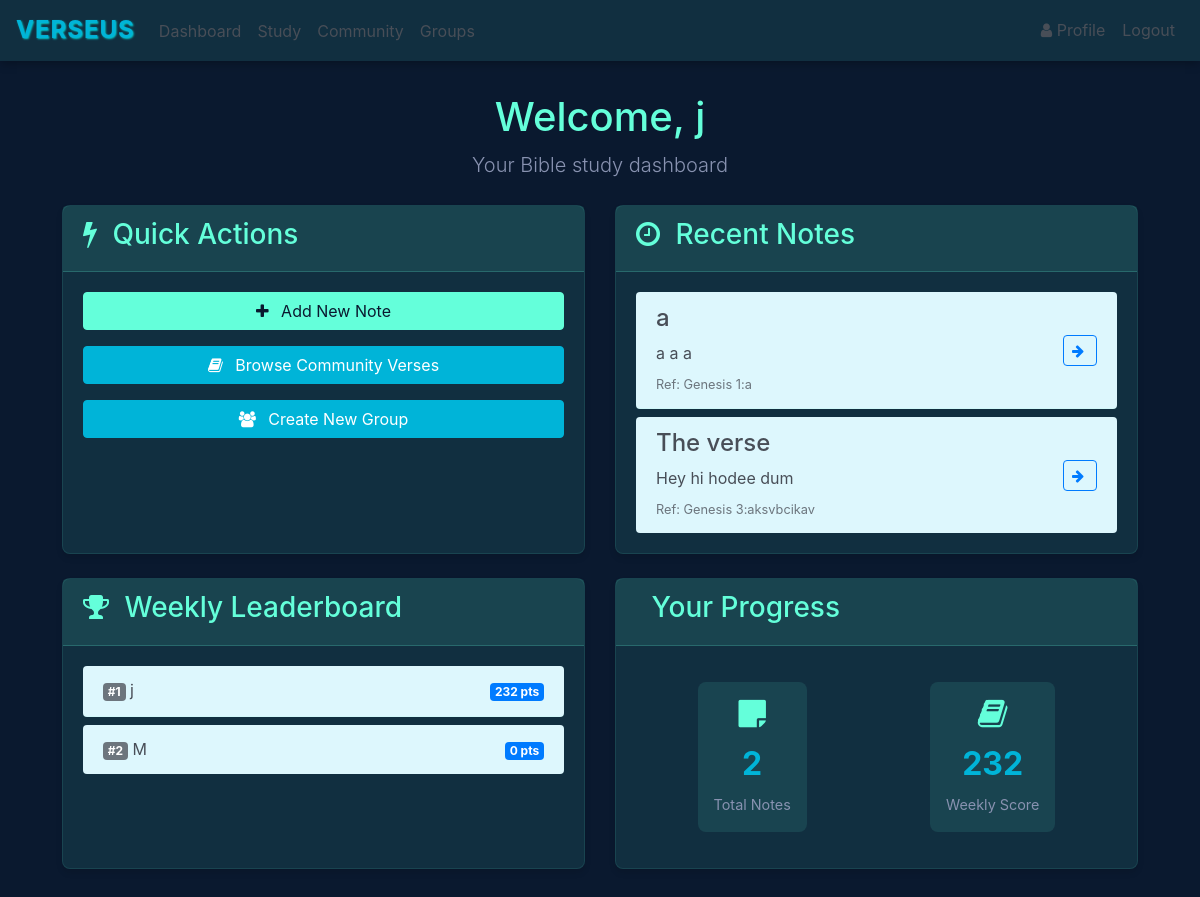
The page /home (signed in) on the database as committed earlier.
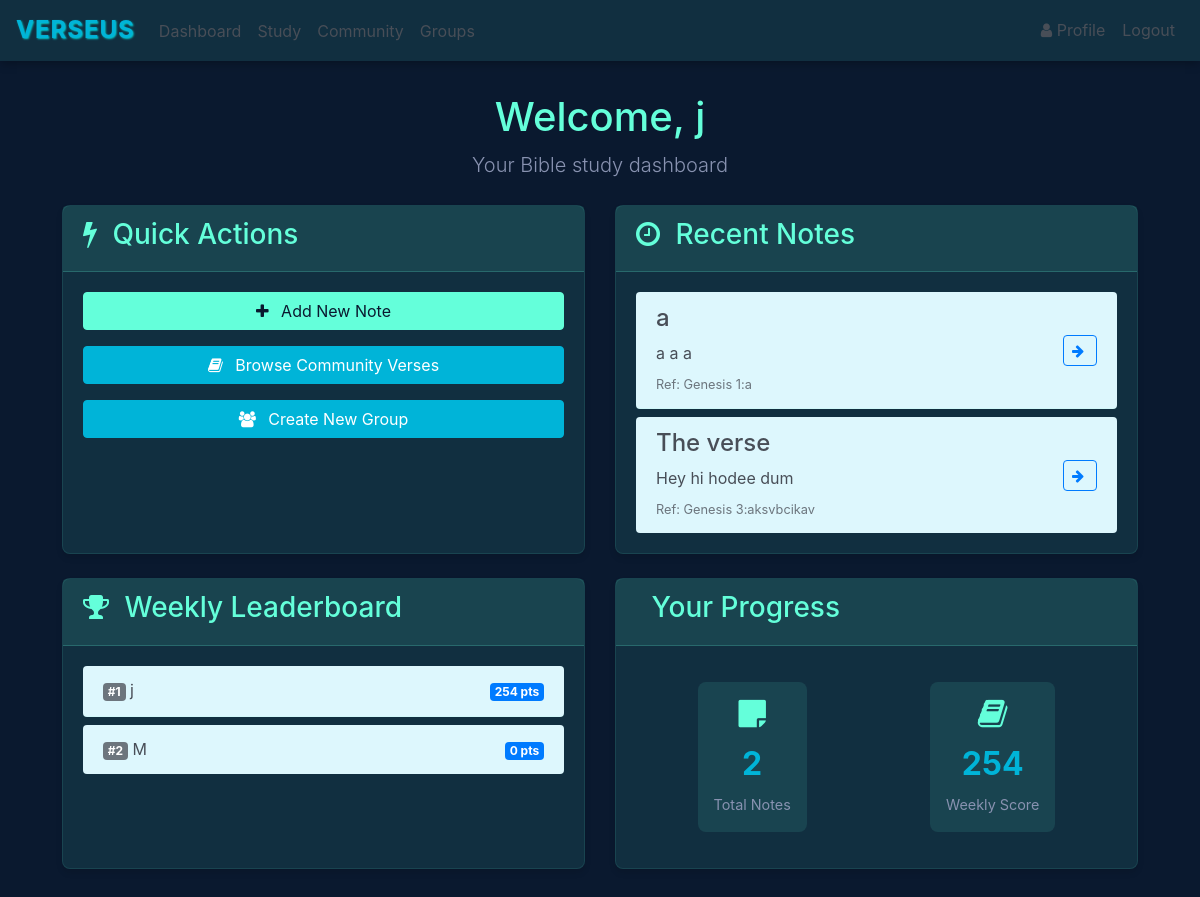
The same page on the database as committed later.
### website/models.py (models this page shows)
class User(db.Model, UserMixin):
    id = db.Column(db.Integer, primary_key=True)
    email = db.Column(db.String(150), unique=True)
    first_name = db.Column(db.String(150))
    password = db.Column(db.String(150))
    score = db.Column(db.Integer)
    role = db.Column(Enum(UserRole), default=UserRole.USER)
    weekly_score = db.Column(db.Integer, default=0)
    notes = db.relationship('Note')
    groups = db.relationship('Group', secondary='user_groups_association', back_populates='members')
    lifetime_score = db.Column(db.Integer, default=0)

### website/views.py (the view)
@views.route('/home', methods=['GET'])
@login_required
def home():
    books_of_the_bible = [
    "Genesis", "Exodus", "Leviticus", "Numbers", "Deuteronomy",
    "Joshua", "Judges", "Ruth", "1 Samuel", "2 Samuel",
    "1 Kings", "2 Kings", "1 Chronicles", "2 Chronicles", "Ezra",
    "Nehemiah", "Esther", "Job", "Psalms", "Proverbs",
    "Ecclesiastes", "Song of Solomon", "Isaiah", "Jeremiah", "Lamentations",
    "Ezekiel", "Daniel", "Hosea", "Joel", "Amos",
    "Obadiah", "Jonah", "Micah", "Nahum", "Habakkuk",
    "Zephaniah", "Haggai", "Zechariah", "Malachi",
    "Matthew", "Mark", "Luke", "John", "Acts",
    "Romans", "1 Corinthians", "2 Corinthians", "Galatians", "Ephesians",
    "Philippians", "Colossians", "1 Thessalonians", "2 Thessalonians", "1 Timothy",
    "2 Timothy", "Titus", "Philemon", "Hebrews", "James",
    "1 Peter", "2 Peter", "1 John", "2 John", "3 John",
    "Jude", "Revelation"]
    users = User.query.with_entities(User.first_name, User.weekly_score).order_by(User.weekly_score.desc()).limit(10).all()
    return render_template("home.html", user=current_user, books=books_of_the_bible, users=users)

### website/templates/home.html (shortened to what the changed rows need)
{% extends "base.html" %}
{% block content %}
<div class="dashboard-header mb-4">
    <h1>Welcome, {{ user.first_name }}</h1>
    <p class="lead">Your Bible study dashboard</p>
</div>
<div class="row">
    <div class="col-md-6 mb-4">
        <div class="card h-100">
            <div class="card-body">
                {% if users %}
                <div class="list-group list-group-flush leaderboard-list">
                    {% for user in users %}
                    <div class="list-group-item">
                        <div class="d-flex justify-content-between align-items-center">
                            <div class="user-info">
                                <span class="badge bg-secondary me-2">#{{ loop.index }}</span>
                                {{ user.first_name }}
                            </div>
                            <div class="score">
                                <span class="badge bg-primary">{{ user.weekly_score }} pts</span>
                            </div>
                        </div>
                    </div>
                    {% endfor %}
                </div>
                {% else %}
                <p class="text-muted">No users have scored points yet this week!</p>
                {% endif %}
            </div>
        </div>
    </div>
    <div class="col-md-6 mb-4">
        <div class="card h-100">
            <div class="card-body">
                <div class="stats-container">
                    <div class="stat-item">
                        <i class="fa fa-book"></i>
                        <div class="stat-value">{{ user.weekly_score }}</div>
                        <div class="stat-label">Weekly Score</div>
                    </div>
                </div>
            </div>
        </div>
    </div>
</div>
{% endblock %}

Rows that differ between the two databases and show on the page:
changed User: weekly_score "232" → "254"
Other text that changed with them:
new list line: "# 1 j 254 pts"
list line gone: "# 1 j 232 pts"
